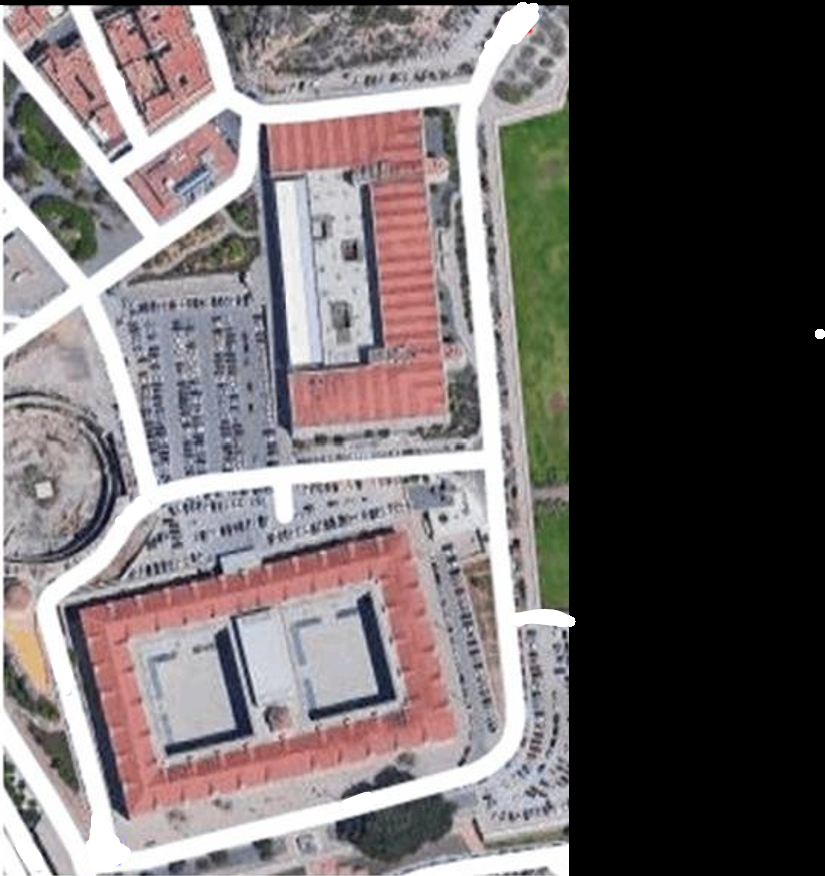
%> input picture Informed RRTstar aplicado a mapa reales/88.png, 825 x 876 px
$ octave main.m   (GNU Octave 9; MATLAB toolbox functions it lacks are replaced by stand-ins)
%> lines starting %> are read from the running program, lines starting %| are printed output that depends on the picture; in (x1, y1, x2, y2) boxes, pixels count from 0 and x2, y2 are one past the last pixel; in counts of white or black regions, pixels touching at a corner belong together; the program's own positions count from 1
### Informed RRTstar aplicado a mapa reales/collisionChecking.m
function feasible=collisionChecking(startPose,goalPose,map)
% La entrada son las coordenadas de los dos nodos y la informaci車n del mapa. Si los dos nodos est芍n conectados en l赤nea recta y no atraviesan un obst芍culo, devolver芍 verdadero, y si encuentra un obst芍culo, devolver芍 falso.
feasible=true;
dir=atan2(goalPose(1)-startPose(1),goalPose(2)-startPose(2));
for r=0:0.5:sqrt(sum((startPose-goalPose).^2))
    posCheck = startPose + r.*[sin(dir) cos(dir)];
    if ~(feasiblePoint(ceil(posCheck),map) && feasiblePoint(floor(posCheck),map) && ...
         feasiblePoint([ceil(posCheck(1)) floor(posCheck(2))],map) && feasiblePoint([floor(posCheck(1)) ceil(posCheck(2))],map))
        feasible=false;break;
    end
end
if ~feasiblePoint([floor(goalPose(1)),ceil(goalPose(2))],map), feasible=false; end

function feasible=feasiblePoint(point,map)
feasible=true;
if ~(point(1)>=1 && point(1)<=size(map,2) && ... % x in map
     point(2)>=1 && point(2)<=size(map,1) && ... % y in map
     map(point(2),point(1))==255) % x,y is Free
    feasible=false;
end

### Informed RRTstar aplicado a mapa reales/main.m
clear
clc
close all
tic
map=imread('88.png');
%> map is the input picture: size 876x825x3 uint8; mean R, G, B 113.3, 106.5, 107.2
% map=map(1:754,1:1255,:); % mapa de shanghai

map=map(1:876,1:570,:);% calle
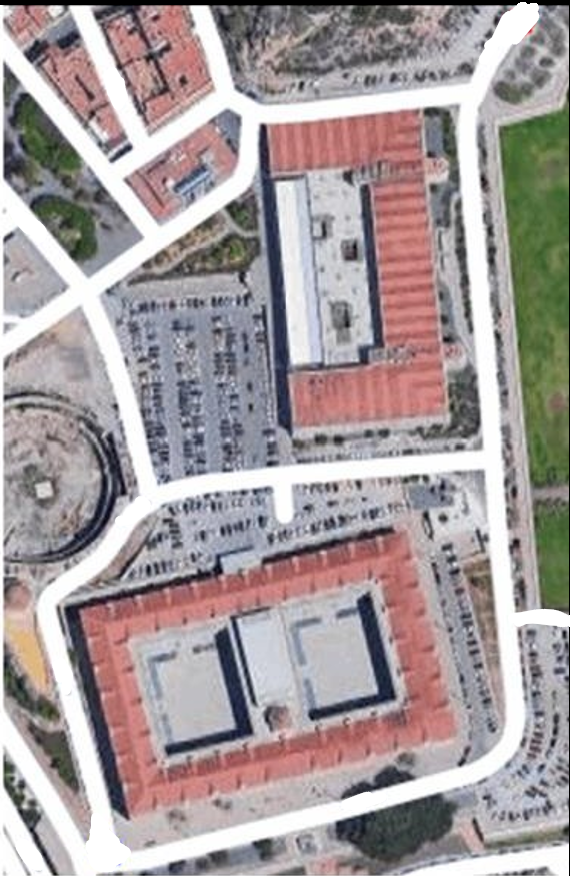
%> map: size 876x570x3 uint8; mean R, G, B 164, 154.1, 155.1
START=map;

MAP=zeros(size(map,1),size(map,2));
for i=1:size(map,1)
    for j=1:size(map,2)
        if map(i,j,1)>220 && map(i,j,2)>220 && map(i,j,3)>220
            MAP(i,j)=1;
        end
    end
end
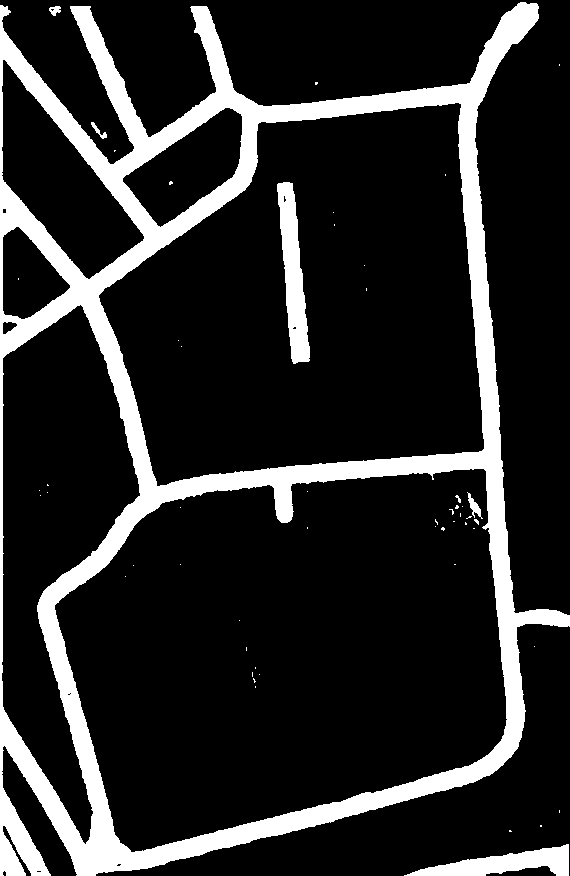
%> MAP: size 876x570 double; values 0 (black) and 1 (white), 15.9% white; 53 white regions (46 under 20 px), largest, box (x1, y1, x2, y2) and area: (0, 2, 570, 876) 72992, (277, 182, 310, 364) 3154, (404, 844, 569, 876) 2574

se1=strel('disk',3);% Aquí se crea un elemento de estructura de disco plano con un radio de 5.
MAP=imdilate(MAP,se1);
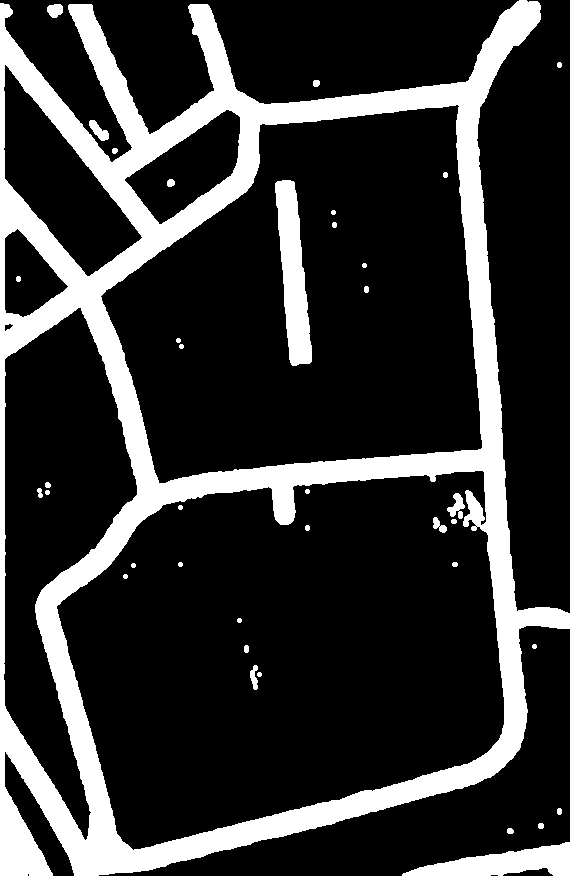
%> MAP: size 876x570 double; values 0 (black) and 1 (white), 20% white; 38 white regions, largest, box (x1, y1, x2, y2) and area: (0, 0, 570, 876) 90986, (275, 180, 312, 366) 4007, (402, 842, 570, 876) 3137
imLabel = bwlabel(MAP);                 % Etiqueta cada dominio conectado
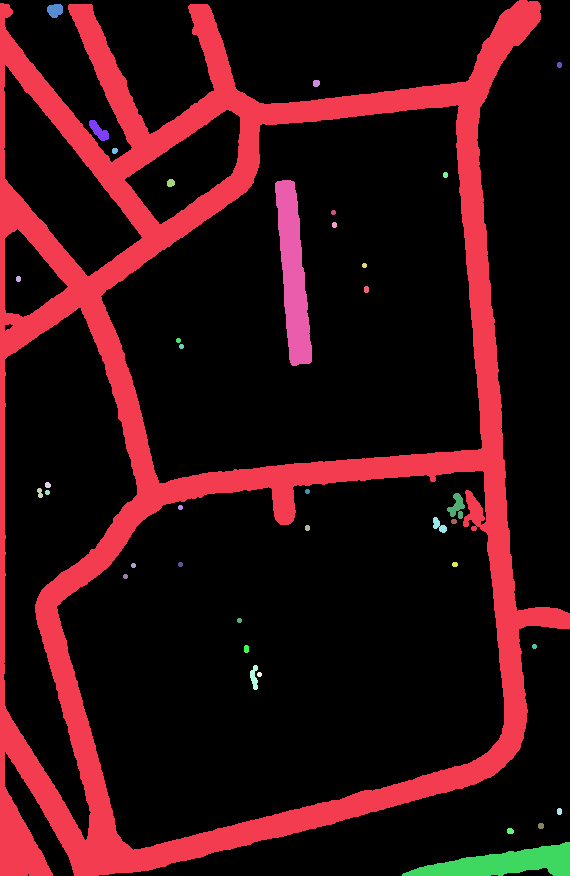
%> imLabel: size 876x570 double; 39 distinct labels, from 0 to 38; one colour per label, 0 black
stats = regionprops(imLabel,'Area');    %Encuentra el tamaño de cada dominio conectado
%> stats = 38 regions; largest, Area: 90986, 4007, 3137, 243, 213
area = cat(1,stats.Area);
%> area = 38 values, max 90986 at index 1, min 21 at index 5, mean 2627
index = find(area == max(area));        %Encuentre el índice del dominio conectado más grande
%> index = 1
MAP = ismember(imLabel,index);          %Obtenga la imagen de dominio conectado más grande
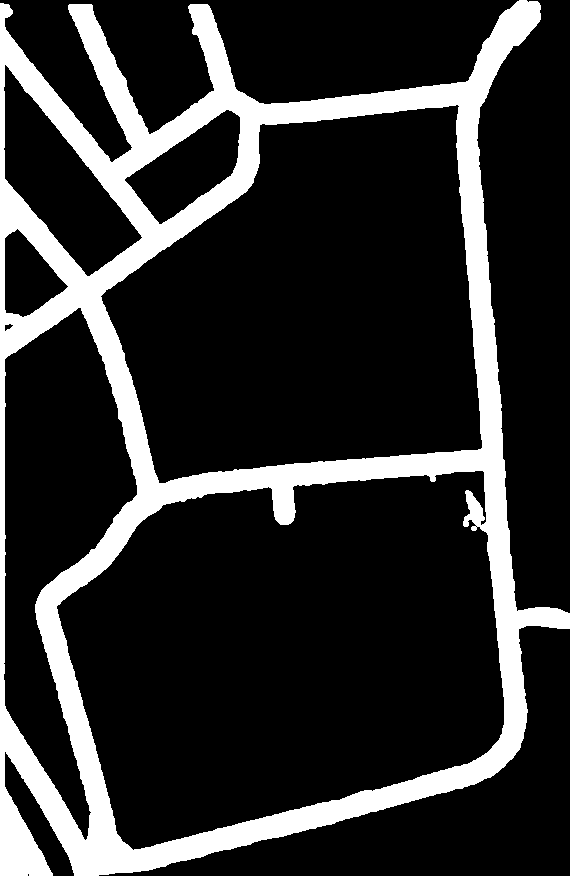
%> MAP: size 876x570 logical; 18.2% white; 1 white region, box (x1, y1, x2, y2) and area: (0, 0, 570, 876) 90986


%% inicialización
% x_I=108; y_I=47;
%  x_G=828; y_G=439;

x_I=146; y_I=854;
x_G=499; y_G=46;


Thr=30;                 % Establecer el umbral del punto de destino (qué tan lejos del punto de destino se considera el punto final)
Delta= 20;              % Establecer el tamaño del paso de expansión
%%Inicialización del árbol
T.v(1).x = x_I;         % T es un árbol, v es un nodo, primero agregue el punto de partida al árbol
T.v(1).y = y_I;
T.v(1).xPrev = x_I;     % El nodo padre del nodo inicial sigue siendo él mismo
T.v(1).yPrev = y_I;
T.v(1).dist=0;          % La distancia desde el nodo padre al nodo, que puede ser una distancia euclidiana.
T.v(1).indPrev = 0;     % El índice del nodo padre
%%
figure(1);
MAP=255*MAP;
Imp=uint8(MAP);
% Imp=rgb2gray(ImpRgb);
imshow(Imp) %800*800
xL=size(Imp,2);%Longitud del eje x del mapa
%> xL = 570
yL=size(Imp,1);%Longitud del eje Y del mapa
%> yL = 876
hold on
plot(x_I, y_I, 'ro', 'MarkerSize',10, 'MarkerFaceColor','r');
plot(x_G, y_G, 'go', 'MarkerSize',10, 'MarkerFaceColor','g');% Dibujar el punto de partida y el punto de destino
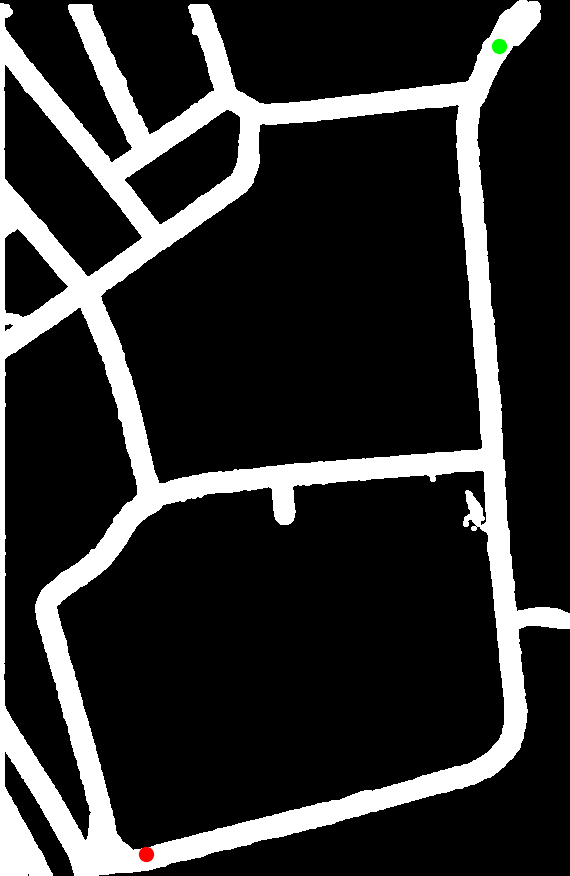
%> figure redrawn from the program's plot data
count=1;
% bFind = false;
goal = [x_G,y_G];
start_goal_dist = 10000;

path.pos(1).x = 700;
path.pos(1).y = 700;

for iter = 1:10000
    x_rand=[];
    x_rand(1) = xL*rand;
    x_rand(2) = yL*rand;
    %%=======Buscar x_near===========%%
    x_near=[];
    min_dist = 1000000;
    near_iter = 1;
    near_iter_tmp = 1;
    [~,N]=size(T.v);
    for j = 1:N
       x_near(1) = T.v(j).x;
       x_near(2) = T.v(j).y;
       dist = norm(x_rand - x_near);
       if min_dist > dist
           min_dist = dist;
           near_iter = j;
       end
    end
%> after the loop, near_iter = 1; x_near = [146 854]
    x_near(1) = T.v(near_iter).x;
    x_near(2) = T.v(near_iter).y;
    %%========Obtener x_new============%%
    x_new=[];
    near_to_rand = [x_rand(1)-x_near(1),x_rand(2)-x_near(2)];
%> near_to_rand = [335.3 -190]
    normlized = near_to_rand / norm(near_to_rand) * Delta;
%> normlized = [17.4 -9.86]
    x_new = x_near + normlized;
%> x_new = [163.4 844.1]
    %%=======Detección de obstáculos===============%%
    if ~collisionChecking(x_near,x_new,Imp)
%> after the loop in collisionChecking, `for r=0:0.5:sqrt(sum((startPose-goalPose).^2))`: feasible = true
       continue;
    end

    %%=======  nearC && chooseParent  =========%%
    nearptr = [];
%> nearptr = []
    nearcount = 0;
    neardist =  norm(x_new - x_near) + T.v(near_iter_tmp).dist;
%> neardist = 20
    for j = 1:N
       if j == near_iter_tmp
           continue;
       end
       x_neartmp(1) = T.v(j).x;
       x_neartmp(2) = T.v(j).y;
       dist = norm(x_new - x_neartmp) + T.v(j).dist;
       norm_dist = norm(x_new - x_neartmp);
       if norm_dist < 120
           %nearC
           if collisionChecking(x_neartmp,x_new,Imp)
                nearcount = nearcount + 1;
                nearptr(nearcount,1) = j;
                if neardist > dist
                    neardist = dist;
                    near_iter = j;
                end
           end
       end
    end

    x_near(1) = T.v(near_iter).x;
    x_near(2) = T.v(near_iter).y;
    count=count+1;
    %%========Agrega X_NEW al árbol========%%
    T.v(count).x = x_new(1);
    T.v(count).y = x_new(2);
    T.v(count).xPrev = x_near(1);
	T.v(count).yPrev = x_near(2);
    T.v(count).dist= norm(x_new - x_near) + T.v(near_iter).dist;
    T.v(count).indPrev = near_iter;
    %%========  rewirte  =========%%
    [M,~] = size(nearptr);
%> M = 0
    for k = 1:M
        x_1(1) = T.v(nearptr(k,1)).x;
        x_1(2) = T.v(nearptr(k,1)).y;
        x1_prev(1) = T.v(nearptr(k,1)).xPrev;
        x1_prev(2) = T.v(nearptr(k,1)).yPrev;
        if T.v(nearptr(k,1)).dist >  (T.v(count).dist + norm(x_1-x_new))
            T.v(nearptr(k,1)).dist = T.v(count).dist + norm(x_1-x_new);
            T.v(nearptr(k,1)).xPrev = x_new(1);
            T.v(nearptr(k,1)).yPrev = x_new(2);
            T.v(nearptr(k,1)).indPrev = count;
            plot([x_1(1),x1_prev(1)],[x_1(2),x1_prev(2)],'-w');
            hold on;
            plot([x_1(1),x_new(1)],[x_1(2),x_new(2)],'-g');
            hold on;
        end
    end

    plot([x_near(1),x_new(1)],[x_near(2),x_new(2)],'-r');
    hold on;
    plot(x_new(1),x_new(2),'*r');
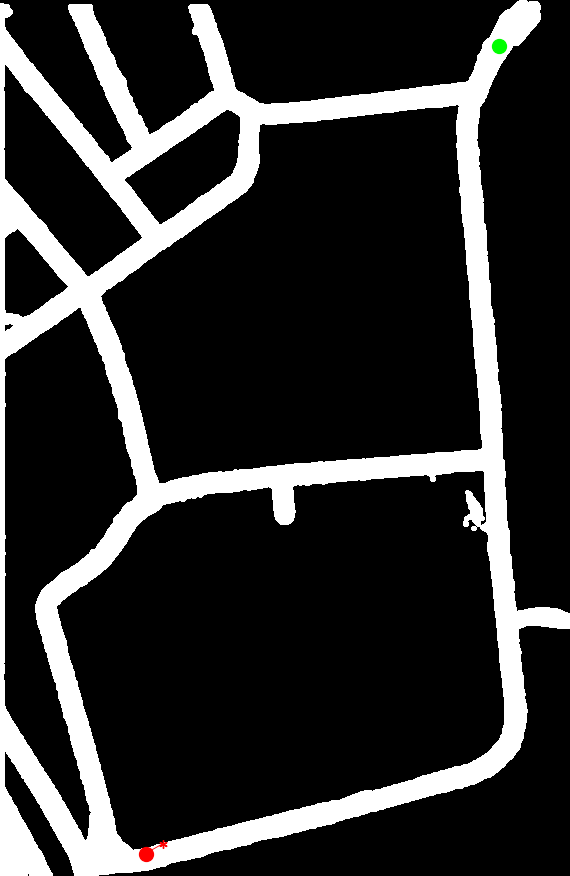
%> figure redrawn from the program's plot data
    hold on;
    if norm(x_new - goal) < Thr
        if (T.v(count).dist + norm(x_new - goal)) < start_goal_dist
            start_goal_dist = (T.v(count).dist + norm(x_new - goal));
            if length(path.pos) > 2
                for j = 2 : length(path.pos)
                    plot([path.pos(j).x; path.pos(j-1).x;], [path.pos(j).y; path.pos(j-1).y], 'w', 'Linewidth', 1);
                end
            end
            path.pos = [];
            if iter < 100000
                path.pos(1).x = x_G; path.pos(1).y = y_G;
                path.pos(2).x = T.v(end).x; path.pos(2).y = T.v(end).y;
                pathIndex = T.v(end).indPrev; %
                j=0;
                while 1
                    path.pos(j+3).x = T.v(pathIndex).x;
                    path.pos(j+3).y = T.v(pathIndex).y;
                    pathIndex = T.v(pathIndex).indPrev;
                    if pathIndex == 1
                        break
                    end
                    j=j+1;
                end  %
                path.pos(end+1).x = x_I; path.pos(end).y = y_I; %
                for j = 2:length(path.pos)
                    plot([path.pos(j).x; path.pos(j-1).x;], [path.pos(j).y; path.pos(j-1).y], 'b', 'Linewidth', 1);
                end
            else
                disp('Error, no path found!');
            end
        end
        continue;
    end
    pause(0.01);
end


figure
imshow(START,[]);
hold on
plot(x_I, y_I, 'ro', 'MarkerSize',10, 'MarkerFaceColor','r');
hold on
plot(x_G, y_G, 'go', 'MarkerSize',10, 'MarkerFaceColor','g');
for j = 2:length(path.pos)
    hold on
    plot([path.pos(j).x; path.pos(j-1).x;], [path.pos(j).y; path.pos(j-1).y], 'b', 'Linewidth', 2);
end
title('RRT* path');
legend('start','goal','RRT* path')
toc;

samplingnodes=[];
pathcost=0;
for i=1:N
samplingnodes=[samplingnodes;[T.v(N).x,T.v(N).y]];
pathcost=[pathcost;T.v(N).dist];
end
Treenodes=path.pos;
pathlength=dist;
Cbest=dist;
clearvars -except samplingnodes pathcost Treenodes pathlength Cbest;
